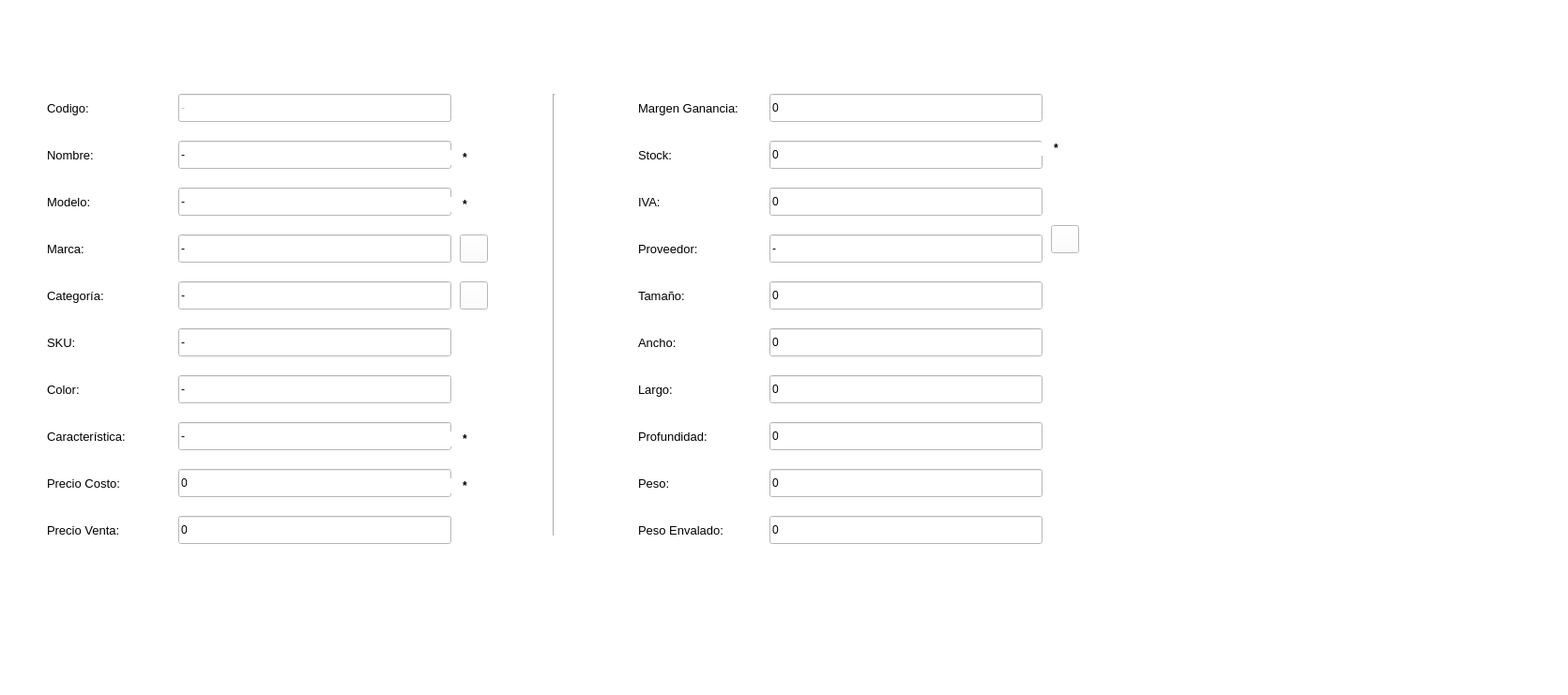
        <widget class="QWidget" name="widget" native="true">
         <property name="geometry">
          <rect>
           <x>9</x>
           <y>49</y>
           <width>1671</width>
           <height>741</height>
          </rect>
         </property>
         <property name="font">
          <font>
           <pointsize>9</pointsize>
          </font>
         </property>
         <property name="styleSheet">
          <string notr="true">QWidget{
background-color:#ffffff;
}</string>
         </property>
         <widget class="QLineEdit" name="lineEdit_nombreNvoArticulo">
          <property name="geometry">
           <rect>
            <x>190</x>
            <y>150</y>
            <width>291</width>
            <height>30</height>
           </rect>
          </property>
          <property name="minimumSize">
           <size>
            <width>0</width>
            <height>30</height>
           </size>
          </property>
          <property name="text">
           <string>-</string>
          </property>
         </widget>
         <widget class="QLabel" name="label">
          <property name="geometry">
           <rect>
            <x>50</x>
            <y>150</y>
            <width>71</width>
            <height>30</height>
           </rect>
          </property>
          <property name="minimumSize">
           <size>
            <width>0</width>
            <height>30</height>
           </size>
          </property>
          <property name="font">
           <font>
            <pointsize>10</pointsize>
           </font>
          </property>
          <property name="text">
           <string>Nombre:</string>
          </property>
         </widget>
         <widget class="QLabel" name="label_2">
          <property name="geometry">
           <rect>
            <x>50</x>
            <y>200</y>
            <width>71</width>
            <height>30</height>
           </rect>
          </property>
          <property name="minimumSize">
           <size>
            <width>0</width>
            <height>30</height>
           </size>
          </property>
          <property name="font">
           <font>
            <pointsize>10</pointsize>
           </font>
          </property>
          <property name="text">
           <string>Modelo:</string>
          </property>
         </widget>
         <widget class="QLineEdit" name="lineEdit_modeloNvoArticulo">
          <property name="geometry">
           <rect>
            <x>190</x>
            <y>200</y>
            <width>291</width>
            <height>30</height>
           </rect>
          </property>
          <property name="minimumSize">
           <size>
            <width>0</width>
            <height>30</height>
           </size>
          </property>
          <property name="text">
           <string>-</string>
          </property>
         </widget>
         <widget class="QLabel" name="label_3">
          <property name="geometry">
           <rect>
            <x>50</x>
            <y>250</y>
            <width>71</width>
            <height>30</height>
           </rect>
          </property>
          <property name="minimumSize">
           <size>
            <width>0</width>
            <height>30</height>
           </size>
          </property>
          <property name="font">
           <font>
            <pointsize>10</pointsize>
           </font>
          </property>
          <property name="text">
           <string>Marca:</string>
          </property>
         </widget>
         <widget class="QLineEdit" name="lineEdit_marcaNvoArticulo">
          <property name="geometry">
           <rect>
            <x>190</x>
            <y>250</y>
            <width>291</width>
            <height>30</height>
           </rect>
          </property>
          <property name="minimumSize">
           <size>
            <width>0</width>
            <height>30</height>
           </size>
          </property>
          <property name="text">
           <string>-</string>
          </property>
         </widget>
         <widget class="QLineEdit" name="lineEdit_skuNvoArticulo">
          <property name="geometry">
           <rect>
            <x>190</x>
            <y>350</y>
            <width>291</width>
            <height>30</height>
           </rect>
          </property>
          <property name="minimumSize">
           <size>
            <width>0</width>
            <height>30</height>
           </size>
          </property>
          <property name="text">
           <string>-</string>
          </property>
         </widget>
         <widget class="QLabel" name="label_4">
          <property name="geometry">
           <rect>
            <x>50</x>
            <y>400</y>
            <width>71</width>
            <height>30</height>
           </rect>
          </property>
          <property name="minimumSize">
           <size>
            <width>0</width>
            <height>30</height>
           </size>
          </property>
          <property name="font">
           <font>
            <pointsize>10</pointsize>
           </font>
          </property>
          <property name="text">
           <string>Color:</string>
          </property>
         </widget>
         <widget class="QLabel" name="label_5">
          <property name="geometry">
           <rect>
            <x>50</x>
            <y>300</y>
            <width>91</width>
            <height>30</height>
           </rect>
          </property>
          <property name="minimumSize">
           <size>
            <width>0</width>
            <height>30</height>
           </size>
          </property>
          <property name="font">
           <font>
            <pointsize>10</pointsize>
           </font>
          </property>
          <property name="text">
           <string>Categoría:</string>
          </property>
         </widget>
         <widget class="QLabel" name="label_6">
          <property name="geometry">
           <rect>
            <x>50</x>
            <y>350</y>
            <width>71</width>
            <height>30</height>
           </rect>
          </property>
          <property name="minimumSize">
           <size>
            <width>0</width>
            <height>30</height>
           </size>
          </property>
          <property name="font">
           <font>
            <pointsize>10</pointsize>
           </font>
          </property>
          <property name="text">
           <string>SKU:</string>
          </property>
         </widget>
         <widget class="QLineEdit" name="lineEdit_colorNvoArticulo">
          <property name="geometry">
           <rect>
            <x>190</x>
            <y>400</y>
            <width>291</width>
            <height>30</height>
           </rect>
          </property>
          <property name="minimumSize">
           <size>
            <width>0</width>
            <height>30</height>
           </size>
          </property>
          <property name="text">
           <string>-</string>
          </property>
         </widget>
         <widget class="QLineEdit" name="lineEdit_categoriaNvoArticulo">
          <property name="geometry">
           <rect>
            <x>190</x>
            <y>300</y>
            <width>291</width>
            <height>30</height>
           </rect>
          </property>
          <property name="minimumSize">
           <size>
            <width>0</width>
            <height>30</height>
           </size>
          </property>
          <property name="text">
           <string>-</string>
          </property>
         </widget>
         <widget class="QLabel" name="label_7">
          <property name="geometry">
           <rect>
            <x>680</x>
            <y>350</y>
            <width>71</width>
            <height>30</height>
           </rect>
          </property>
          <property name="minimumSize">
           <size>
            <width>0</width>
            <height>30</height>
           </size>
          </property>
          <property name="font">
           <font>
            <pointsize>10</pointsize>
           </font>
          </property>
          <property name="text">
           <string>Ancho:</string>
          </property>
         </widget>
         <widget class="QLabel" name="label_8">
          <property name="geometry">
           <rect>
            <x>680</x>
            <y>250</y>
            <width>101</width>
            <height>30</height>
           </rect>
          </property>
          <property name="minimumSize">
           <size>
            <width>0</width>
            <height>30</height>
           </size>
          </property>
          <property name="font">
           <font>
            <pointsize>10</pointsize>
           </font>
          </property>
          <property name="text">
           <string>Proveedor:</string>
          </property>
         </widget>
         <widget class="QLineEdit" name="lineEdit_anchoNvoArticulo">
          <property name="geometry">
           <rect>
            <x>820</x>
            <y>350</y>
            <width>291</width>
            <height>30</height>
           </rect>
          </property>
          <property name="minimumSize">
           <size>
            <width>0</width>
            <height>30</height>
           </size>
          </property>
          <property name="text">
           <string>0</string>
          </property>
         </widget>
         <widget class="QLabel" name="label_9">
          <property name="geometry">
           <rect>
            <x>680</x>
            <y>200</y>
            <width>71</width>
            <height>30</height>
           </rect>
          </property>
          <property name="minimumSize">
           <size>
            <width>0</width>
            <height>30</height>
           </size>
          </property>
          <property name="font">
           <font>
            <pointsize>10</pointsize>
           </font>
          </property>
          <property name="text">
           <string>IVA:</string>
          </property>
         </widget>
         <widget class="QLabel" name="label_10">
          <property name="geometry">
           <rect>
            <x>680</x>
            <y>400</y>
            <width>71</width>
            <height>30</height>
           </rect>
          </property>
          <property name="minimumSize">
           <size>
            <width>0</width>
            <height>30</height>
           </size>
          </property>
          <property name="font">
           <font>
            <pointsize>10</pointsize>
           </font>
          </property>
          <property name="text">
           <string>Largo:</string>
          </property>
         </widget>
         <widget class="QLineEdit" name="lineEdit_largoNvoArticulo">
          <property name="geometry">
           <rect>
            <x>820</x>
            <y>400</y>
            <width>291</width>
            <height>30</height>
           </rect>
          </property>
          <property name="minimumSize">
           <size>
            <width>0</width>
            <height>30</height>
           </size>
          </property>
          <property name="text">
           <string>0</string>
          </property>
         </widget>
         <widget class="QLineEdit" name="lineEdit_tamanoNvoArticulo">
          <property name="geometry">
           <rect>
            <x>820</x>
            <y>300</y>
            <width>291</width>
            <height>30</height>
           </rect>
          </property>
          <property name="minimumSize">
           <size>
            <width>0</width>
            <height>30</height>
           </size>
          </property>
          <property name="text">
           <string>0</string>
          </property>
         </widget>
         <widget class="QLineEdit" name="lineEdit_proveedorNvoArticulo">
          <property name="geometry">
           <rect>
            <x>820</x>
            <y>250</y>
            <width>291</width>
            <height>30</height>
           </rect>
          </property>
          <property name="minimumSize">
           <size>
            <width>0</width>
            <height>30</height>
           </size>
          </property>
          <property name="text">
           <string>-</string>
          </property>
         </widget>
         <widget class="QLabel" name="label_12">
          <property name="geometry">
           <rect>
            <x>680</x>
            <y>300</y>
            <width>71</width>
            <height>30</height>
           </rect>
          </property>
          <property name="minimumSize">
           <size>
            <width>0</width>
            <height>30</height>
           </size>
          </property>
          <property name="font">
           <font>
            <pointsize>10</pointsize>
           </font>
          </property>
          <property name="text">
           <string>Tamaño:</string>
          </property>
         </widget>
         <widget class="QLineEdit" name="lineEdit_ivaNvoArticulo">
          <property name="geometry">
           <rect>
            <x>820</x>
            <y>200</y>
            <width>291</width>
            <height>30</height>
           </rect>
          </property>
          <property name="minimumSize">
           <size>
            <width>0</width>
            <height>30</height>
           </size>
          </property>
          <property name="text">
           <string>0</string>
          </property>
         </widget>
         <widget class="QLineEdit" name="lineEdit_profundidadNvoArticulo">
          <property name="geometry">
           <rect>
            <x>820</x>
            <y>450</y>
            <width>291</width>
            <height>30</height>
           </rect>
          </property>
          <property name="minimumSize">
           <size>
            <width>0</width>
            <height>30</height>
           </size>
          </property>
          <property name="text">
           <string>0</string>
          </property>
         </widget>
         <widget class="QLabel" name="label_13">
          <property name="geometry">
           <rect>
            <x>50</x>
            <y>500</y>
            <width>111</width>
            <height>30</height>
           </rect>
          </property>
          <property name="minimumSize">
           <size>
            <width>0</width>
            <height>30</height>
           </size>
          </property>
          <property name="font">
           <font>
            <pointsize>10</pointsize>
           </font>
          </property>
          <property name="text">
           <string>Precio Costo:</string>
          </property>
         </widget>
         <widget class="QLineEdit" name="lineEdit_preciocostoNvoArticulo">
          <property name="geometry">
           <rect>
            <x>190</x>
            <y>500</y>
            <width>291</width>
            <height>30</height>
           </rect>
          </property>
          <property name="minimumSize">
           <size>
            <width>0</width>
            <height>30</height>
           </size>
          </property>
          <property name="text">
           <string>0</string>
          </property>
         </widget>
         <widget class="QLabel" name="label_14">
          <property name="geometry">
           <rect>
            <x>680</x>
            <y>450</y>
            <width>101</width>
            <height>30</height>
           </rect>
          </property>
          <property name="minimumSize">
           <size>
            <width>0</width>
            <height>30</height>
           </size>
          </property>
          <property name="font">
           <font>
            <pointsize>10</pointsize>
           </font>
          </property>
          <property name="text">
           <string>Profundidad:</string>
          </property>
         </widget>
         <widget class="QLabel" name="label_15">
          <property name="geometry">
           <rect>
            <x>50</x>
            <y>550</y>
            <width>101</width>
            <height>30</height>
           </rect>
          </property>
          <property name="minimumSize">
           <size>
            <width>0</width>
            <height>30</height>
           </size>
          </property>
          <property name="font">
           <font>
            <pointsize>10</pointsize>
           </font>
          </property>
          <property name="text">
           <string>Precio Venta:</string>
          </property>
         </widget>
         <widget class="QLabel" name="label_16">
          <property name="geometry">
           <rect>
            <x>680</x>
            <y>500</y>
            <width>71</width>
            <height>30</height>
           </rect>
          </property>
          <property name="minimumSize">
           <size>
            <width>0</width>
            <height>30</height>
           </size>
          </property>
          <property name="font">
           <font>
            <pointsize>10</pointsize>
           </font>
          </property>
          <property name="text">
           <string>Peso:</string>
          </property>
         </widget>
         <widget class="QLineEdit" name="lineEdit_precioventaNvoArticulo">
          <property name="geometry">
           <rect>
            <x>190</x>
            <y>550</y>
            <width>291</width>
            <height>30</height>
           </rect>
          </property>
          <property name="minimumSize">
           <size>
            <width>0</width>
            <height>30</height>
           </size>
          </property>
          <property name="text">
           <string>0</string>
          </property>
         </widget>
         <widget class="QLineEdit" name="lineEdit_pesoenvaladoNvoArticulo">
          <property name="geometry">
           <rect>
            <x>820</x>
            <y>550</y>
            <width>291</width>
            <height>30</height>
           </rect>
          </property>
          <property name="minimumSize">
           <size>
            <width>0</width>
            <height>30</height>
           </size>
          </property>
          <property name="text">
           <string>0</string>
          </property>
         </widget>
         <widget class="QLineEdit" name="lineEdit_caracteristicaNvoArticulo">
          <property name="geometry">
           <rect>
            <x>190</x>
            <y>450</y>
            <width>291</width>
            <height>30</height>
           </rect>
          </property>
          <property name="minimumSize">
           <size>
            <width>0</width>
            <height>30</height>
           </size>
          </property>
          <property name="text">
           <string>-</string>
          </property>
         </widget>
         <widget class="QLineEdit" name="lineEdit_pesoNvoArticulo">
          <property name="geometry">
           <rect>
            <x>820</x>
            <y>500</y>
            <width>291</width>
            <height>30</height>
           </rect>
          </property>
          <property name="minimumSize">
           <size>
            <width>0</width>
            <height>30</height>
           </size>
          </property>
          <property name="text">
           <string>0</string>
          </property>
         </widget>
         <widget class="QLabel" name="label_17">
          <property name="geometry">
           <rect>
            <x>680</x>
            <y>550</y>
            <width>121</width>
            <height>30</height>
           </rect>
          </property>
          <property name="minimumSize">
           <size>
            <width>0</width>
            <height>30</height>
           </size>
          </property>
          <property name="font">
           <font>
            <pointsize>10</pointsize>
           </font>
          </property>
          <property name="text">
           <string>Peso Envalado:</string>
          </property>
         </widget>
         <widget class="QLabel" name="label_18">
          <property name="geometry">
           <rect>
            <x>50</x>
            <y>450</y>
            <width>111</width>
            <height>30</height>
           </rect>
          </property>
          <property name="minimumSize">
           <size>
            <width>0</width>
            <height>30</height>
           </size>
          </property>
          <property name="font">
           <font>
            <pointsize>10</pointsize>
           </font>
          </property>
          <property name="text">
           <string>Característica:</string>
          </property>
         </widget>
         <widget class="Line" name="line">
          <property name="geometry">
           <rect>
            <x>580</x>
            <y>100</y>
            <width>20</width>
            <height>471</height>
           </rect>
          </property>
          <property name="orientation">
           <enum>Qt::Vertical</enum>
          </property>
         </widget>
         <widget class="QLabel" name="label_19">
          <property name="geometry">
           <rect>
            <x>680</x>
            <y>150</y>
            <width>101</width>
            <height>30</height>
           </rect>
          </property>
          <property name="minimumSize">
           <size>
            <width>0</width>
            <height>30</height>
           </size>
          </property>
          <property name="font">
           <font>
            <pointsize>10</pointsize>
           </font>
          </property>
          <property name="text">
           <string>Stock:</string>
          </property>
         </widget>
         <widget class="QLineEdit" name="lineEdit_stockNvoArticulo">
          <property name="geometry">
           <rect>
            <x>820</x>
            <y>150</y>
            <width>291</width>
            <height>30</height>
           </rect>
          </property>
          <property name="minimumSize">
           <size>
            <width>0</width>
            <height>30</height>
           </size>
          </property>
          <property name="text">
           <string>0</string>
          </property>
         </widget>
         <widget class="QLabel" name="label_11">
          <property name="geometry">
           <rect>
            <x>480</x>
            <y>160</y>
            <width>31</width>
            <height>16</height>
           </rect>
          </property>
          <property name="font">
           <font>
            <pointsize>9</pointsize>
            <weight>75</weight>
            <bold>true</bold>
           </font>
          </property>
          <property name="styleSheet">
           <string notr="true"/>
          </property>
          <property name="text">
           <string>*</string>
          </property>
          <property name="alignment">
           <set>Qt::AlignCenter</set>
          </property>
         </widget>
         <widget class="QLabel" name="label_20">
          <property name="geometry">
           <rect>
            <x>480</x>
            <y>210</y>
            <width>31</width>
            <height>16</height>
           </rect>
          </property>
          <property name="font">
           <font>
            <pointsize>9</pointsize>
            <weight>75</weight>
            <bold>true</bold>
           </font>
          </property>
          <property name="styleSheet">
           <string notr="true"/>
          </property>
          <property name="text">
           <string>*</string>
          </property>
          <property name="alignment">
           <set>Qt::AlignCenter</set>
          </property>
         </widget>
         <widget class="QLabel" name="label_22">
          <property name="geometry">
           <rect>
            <x>480</x>
            <y>460</y>
            <width>31</width>
            <height>16</height>
           </rect>
          </property>
          <property name="font">
           <font>
            <pointsize>9</pointsize>
            <weight>75</weight>
            <bold>true</bold>
           </font>
          </property>
          <property name="styleSheet">
           <string notr="true"/>
          </property>
          <property name="text">
           <string>*</string>
          </property>
          <property name="alignment">
           <set>Qt::AlignCenter</set>
          </property>
         </widget>
         <widget class="QLabel" name="label_23">
          <property name="geometry">
           <rect>
            <x>480</x>
            <y>510</y>
            <width>31</width>
            <height>16</height>
           </rect>
          </property>
          <property name="font">
           <font>
            <pointsize>9</pointsize>
            <weight>75</weight>
            <bold>true</bold>
           </font>
          </property>
          <property name="styleSheet">
           <string notr="true"/>
          </property>
          <property name="text">
           <string>*</string>
          </property>
          <property name="alignment">
           <set>Qt::AlignCenter</set>
          </property>
         </widget>
         <widget class="QLabel" name="label_24">
          <property name="geometry">
           <rect>
            <x>1110</x>
            <y>150</y>
            <width>31</width>
            <height>16</height>
           </rect>
          </property>
          <property name="font">
           <font>
            <pointsize>9</pointsize>
            <weight>75</weight>
            <bold>true</bold>
           </font>
          </property>
          <property name="styleSheet">
           <string notr="true"/>
          </property>
          <property name="text">
           <string>*</string>
          </property>
          <property name="alignment">
           <set>Qt::AlignCenter</set>
          </property>
         </widget>
         <widget class="QPushButton" name="bt_CategoriaNvoArticulo">
          <property name="geometry">
           <rect>
            <x>490</x>
            <y>300</y>
            <width>30</width>
            <height>30</height>
           </rect>
          </property>
          <property name="minimumSize">
           <size>
            <width>30</width>
            <height>30</height>
           </size>
          </property>
          <property name="maximumSize">
           <size>
            <width>30</width>
            <height>30</height>
           </size>
          </property>
          <property name="text">
           <string/>
          </property>
          <property name="icon">
           <iconset>
            <normaloff>../.designer/backup/elipsis.png</normaloff>../.designer/backup/elipsis.png</iconset>
          </property>
          <property name="iconSize">
           <size>
            <width>38</width>
            <height>38</height>
           </size>
          </property>
         </widget>
         <widget class="QPushButton" name="bt_ProveedorNvoArticulo">
          <property name="geometry">
           <rect>
            <x>1120</x>
            <y>240</y>
            <width>30</width>
            <height>30</height>
           </rect>
          </property>
          <property name="minimumSize">
           <size>
            <width>30</width>
            <height>30</height>
           </size>
          </property>
          <property name="maximumSize">
           <size>
            <width>30</width>
            <height>30</height>
           </size>
          </property>
          <property name="text">
           <string/>
          </property>
          <property name="icon">
           <iconset>
            <normaloff>../.designer/backup/elipsis.png</normaloff>../.designer/backup/elipsis.png</iconset>
          </property>
          <property name="iconSize">
           <size>
            <width>38</width>
            <height>38</height>
           </size>
          </property>
         </widget>
         <widget class="QPushButton" name="bt_MarcaNvoArticulo">
          <property name="geometry">
           <rect>
            <x>490</x>
            <y>250</y>
            <width>30</width>
            <height>30</height>
           </rect>
          </property>
          <property name="minimumSize">
           <size>
            <width>30</width>
            <height>30</height>
           </size>
          </property>
          <property name="maximumSize">
           <size>
            <width>30</width>
            <height>30</height>
           </size>
          </property>
          <property name="text">
           <string/>
          </property>
          <property name="icon">
           <iconset>
            <normaloff>../.designer/backup/elipsis.png</normaloff>../.designer/backup/elipsis.png</iconset>
          </property>
          <property name="iconSize">
           <size>
            <width>38</width>
            <height>38</height>
           </size>
          </property>
         </widget>
         <widget class="QPushButton" name="bt_guardarNvoArticulo">
          <property name="geometry">
           <rect>
            <x>1048</x>
            <y>600</y>
            <width>60</width>
            <height>61</height>
           </rect>
          </property>
          <property name="minimumSize">
           <size>
            <width>60</width>
            <height>0</height>
           </size>
          </property>
          <property name="maximumSize">
           <size>
            <width>60</width>
            <height>16777215</height>
           </size>
          </property>
          <property name="styleSheet">
           <string notr="true">QPushButton{
background-color:#ffffff;
border:5px;
}</string>
          </property>
          <property name="text">
           <string/>
          </property>
          <property name="icon">
           <iconset>
            <normaloff>../.designer/backup/salvar.png</normaloff>../.designer/backup/salvar.png</iconset>
          </property>
          <property name="iconSize">
           <size>
            <width>60</width>
            <height>60</height>
           </size>
          </property>
         </widget>
         <widget class="QPushButton" name="bt_CancelarNvoArticulo">
          <property name="geometry">
           <rect>
            <x>930</x>
            <y>600</y>
            <width>60</width>
            <height>61</height>
           </rect>
          </property>
          <property name="minimumSize">
           <size>
            <width>60</width>
            <height>0</height>
           </size>
          </property>
          <property name="maximumSize">
           <size>
            <width>60</width>
            <height>16777215</height>
           </size>
          </property>
          <property name="styleSheet">
           <string notr="true">QPushButton{
background-color:#ffffff;
border:5px;
}</string>
          </property>
          <property name="text">
           <string/>
          </property>
          <property name="icon">
           <iconset>
            <normaloff>../.designer/backup/salvar (1).png</normaloff>../.designer/backup/salvar (1).png</iconset>
          </property>
          <property name="iconSize">
           <size>
            <width>60</width>
            <height>60</height>
           </size>
          </property>
         </widget>
         <widget class="QLabel" name="label_idNvoArticulo">
          <property name="geometry">
           <rect>
            <x>400</x>
            <y>650</y>
            <width>55</width>
            <height>16</height>
           </rect>
          </property>
          <property name="text">
           <string/>
          </property>
         </widget>
         <widget class="QLabel" name="label_21">
          <property name="geometry">
           <rect>
            <x>50</x>
            <y>100</y>
            <width>71</width>
            <height>30</height>
           </rect>
          </property>
          <property name="minimumSize">
           <size>
            <width>0</width>
            <height>30</height>
           </size>
          </property>
          <property name="font">
           <font>
            <pointsize>10</pointsize>
           </font>
          </property>
          <property name="text">
           <string>Codigo:</string>
          </property>
         </widget>
         <widget class="QLineEdit" name="lineEdit_codigoNvoArticulo_2">
          <property name="enabled">
           <bool>false</bool>
          </property>
          <property name="geometry">
           <rect>
            <x>190</x>
            <y>100</y>
            <width>291</width>
            <height>30</height>
           </rect>
          </property>
          <property name="minimumSize">
           <size>
            <width>0</width>
            <height>30</height>
           </size>
          </property>
          <property name="text">
           <string>-</string>
          </property>
         </widget>
         <widget class="QLabel" name="label_ingresar_msg2">
          <property name="geometry">
           <rect>
            <x>110</x>
            <y>620</y>
            <width>391</width>
            <height>31</height>
           </rect>
          </property>
          <property name="font">
           <font>
            <pointsize>10</pointsize>
           </font>
          </property>
          <property name="text">
           <string/>
          </property>
         </widget>
         <widget class="QLabel" name="label_36">
          <property name="geometry">
           <rect>
            <x>680</x>
            <y>100</y>
            <width>131</width>
            <height>30</height>
           </rect>
          </property>
          <property name="minimumSize">
           <size>
            <width>0</width>
            <height>30</height>
           </size>
          </property>
          <property name="font">
           <font>
            <pointsize>10</pointsize>
           </font>
          </property>
          <property name="text">
           <string>Margen Ganancia:</string>
          </property>
         </widget>
         <widget class="QLineEdit" name="lineEdit_margenNvoArticulo">
          <property name="geometry">
           <rect>
            <x>820</x>
            <y>100</y>
            <width>291</width>
            <height>30</height>
           </rect>
          </property>
          <property name="minimumSize">
           <size>
            <width>0</width>
            <height>30</height>
           </size>
          </property>
          <property name="text">
           <string>0</string>
          </property>
         </widget>
        </widget>
